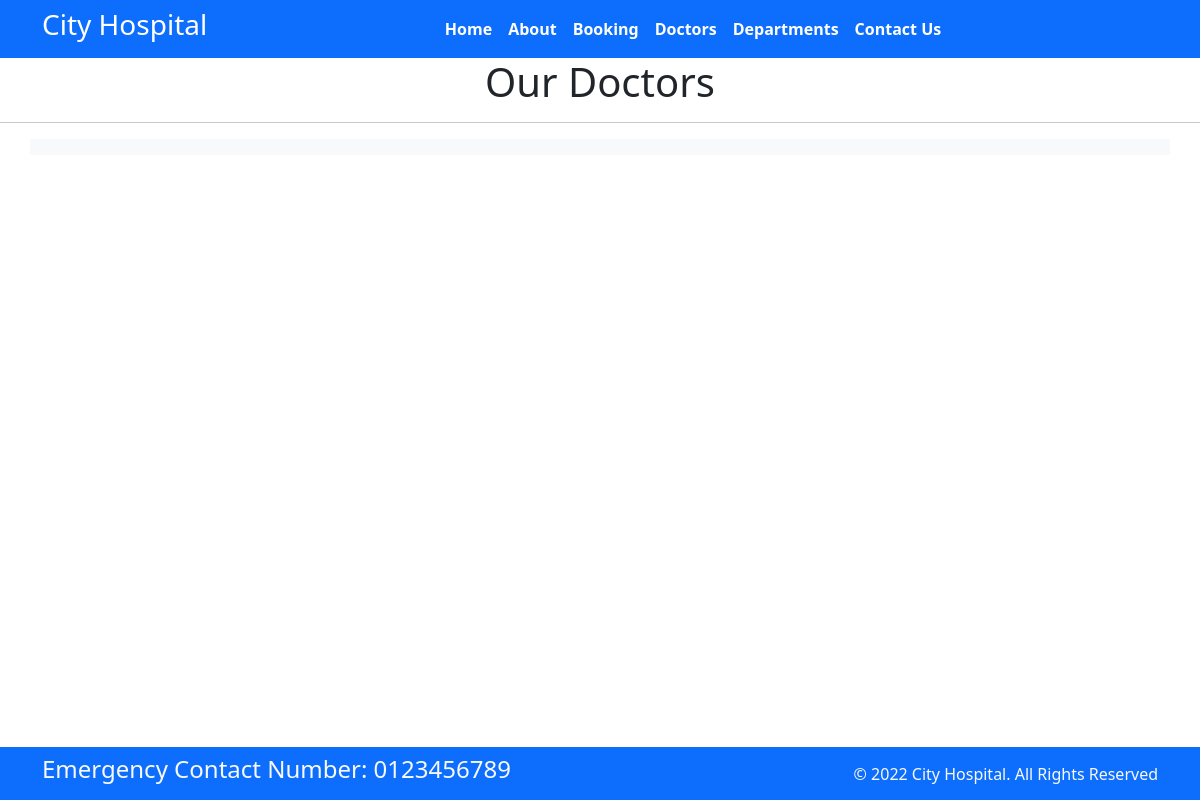
/doctors, run on an earlier commit of the app's database.
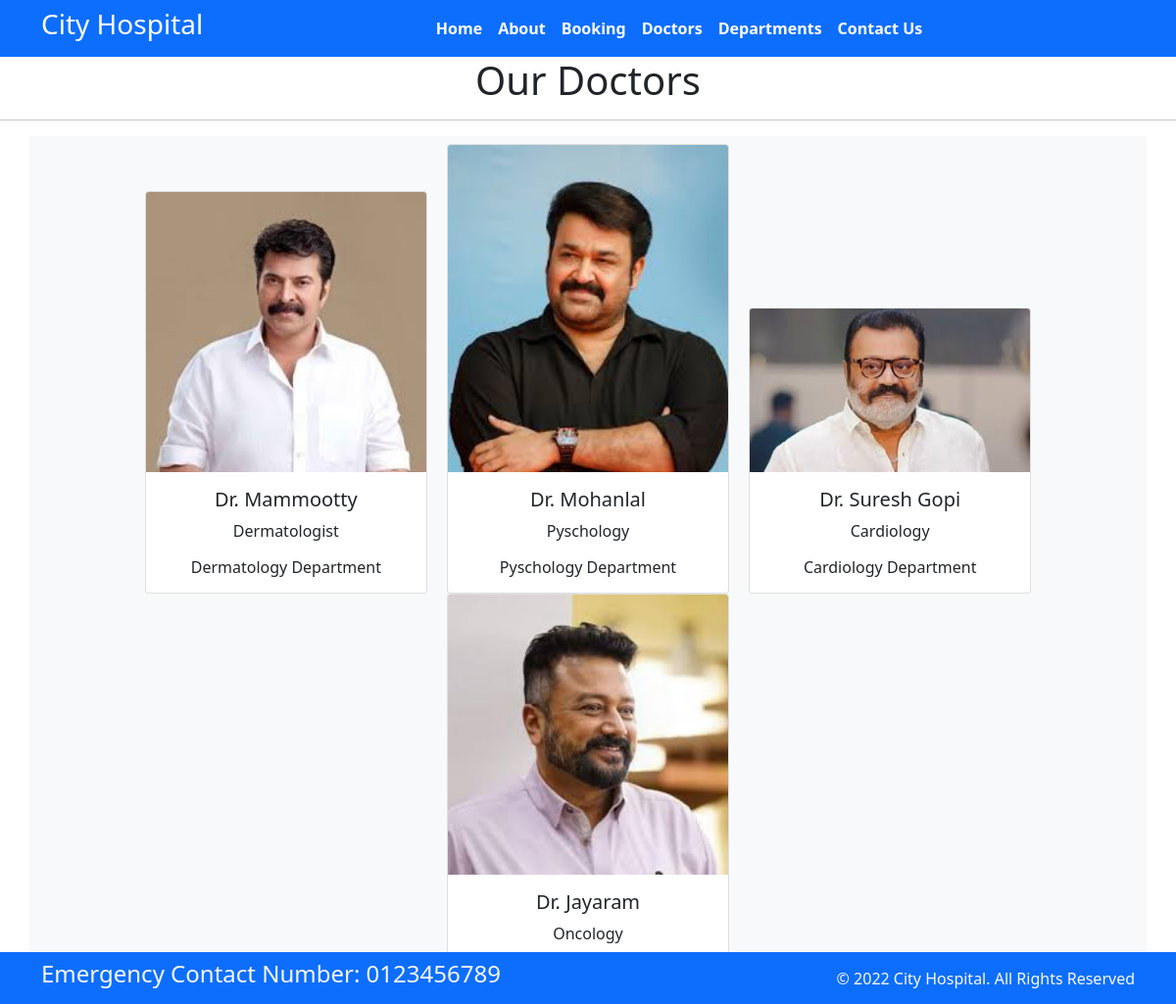
And on a later commit of the database.
### home/models.py (models this page shows, shortened)
class Doctors(models.Model):
    doc_name = models.CharField(max_length=255)
    doc_spec = models.CharField(max_length=255)
    dep_name = models.ForeignKey(Departments, on_delete=models.CASCADE)
    doc_image = models.ImageField(upload_to='doctors')

class Departments(models.Model):
    dep_name = models.CharField(max_length=100)
    dep_description = models.TextField()
    def __str__(self):
        return self.dep_name

### home/views.py (the view)
# urls.py: path('doctors', views.doctors, name='doctors'),
def doctors(request):
    dict_docs = {
        'doctors': Doctors.objects.all()
    }
    return render(request, 'doctors.html', dict_docs)

### templates/doctors.html (shortened to what this page needs)
{% extends "base.html" %}
{% block content %}
    <h1 class="text-center">Our Doctors</h1>
    <hr>
    <div class="container text-center bg-light p-2">
        {% for d in doctors %}
            <div class="card text-center mx-2" style="width: 18rem; display: inline-block;">
                <img src="{{d.doc_image.url}}" class="card-img-top" alt="...">
                <div class="card-body">
                  <h5 class="card-title">Dr. {{d.doc_name}}</h5>
                  <p class="card-text">{{d.doc_spec}}</p>
                  <h6 class="card-text">{{d.dep_name}} Department</h6>
                </div>
              </div>
        {%endfor%}
    </div>
{% endblock content %}

### templates/base.html (shortened to what this page needs)
{% load static %}
<!DOCTYPE html>
<html>
	<head>
		<link rel="stylesheet" href=" https://cdn.jsdelivr.net/npm/bootstrap@5.1.3/dist/css/bootstrap.min.css ">
		<link rel="stylesheet" href="https://use.fontawesome.com/releases/v5.2.0/css/all.css">
		<link rel="stylesheet" href="{% static '/css/style.css' %}">
	</head>
	<body>
		<nav class="navbar bg-primary navbar-expand-md ">
			<div class="container">
				<div class="col-2 text-left pl-md-0">
					<h3 class="text-white"> City Hospital </h3>
				</div>
				<div class="collapse navbar-collapse justify-content-center col-md-8 navbar-collapse-3">
					<ul class="navbar-nav justify-content-center  fw-bold">
						<li class="nav-item active">
							<a class="nav-link text-white" href="{% url 'home' %}">Home </a>
						</li>
						<li class="nav-item">
							<a class="nav-link text-white" href="{% url 'about' %}">About</a>
						</li>
						<li class="nav-item">
							<a class="nav-link text-white" href="{% url 'booking' %}">Booking</a>
						</li>
						<li class="nav-item">
							<a class="nav-link text-white" href="{% url 'doctors' %}">Doctors</a>
						</li>
						<li class="nav-item">
							<a class="nav-link text-white" href="{% url 'department' %}">Departments</a>
						</li>
						<li class="nav-item">
							<a class="nav-link text-white" href="{% url 'contact' %}">Contact Us</a>
						</li>
					</ul>
				</div>
			</div>
		</nav>
		{% block content %}{% endblock content %}
		<section class="fixed-bottom">
			<footer class="pt-2 pb-2  bg-primary text-light">
				<div class="container">
					<div class="row align-items-center">
						<div class="col-12 col-md-8">
						<h4>Emergency Contact Number: 0123456789</h4>
						</div>
						<div class="col-12 col-md-4 mt-4 mt-md-0 text-center text-md-end">
						© 2022 City Hospital. All Rights Reserved
						</div>
					</div>
				</div>
			</footer>
		</section>
	</body>
</html>

What changed in the data, as far as the page shows it:
added Doctors: doc_image (picture), doc_name "Mammootty", doc_spec "Dermatologist", dep_name "Dermatology"
added Doctors: doc_image (picture), doc_name "Mohanlal", doc_spec "Pyschology", dep_name "Pyschology"
added Doctors: doc_image (picture), doc_name "Suresh Gopi", doc_spec "Cardiology", dep_name "Cardiology"
added Doctors: doc_image (picture), doc_name "Jayaram", doc_spec "Oncology"
